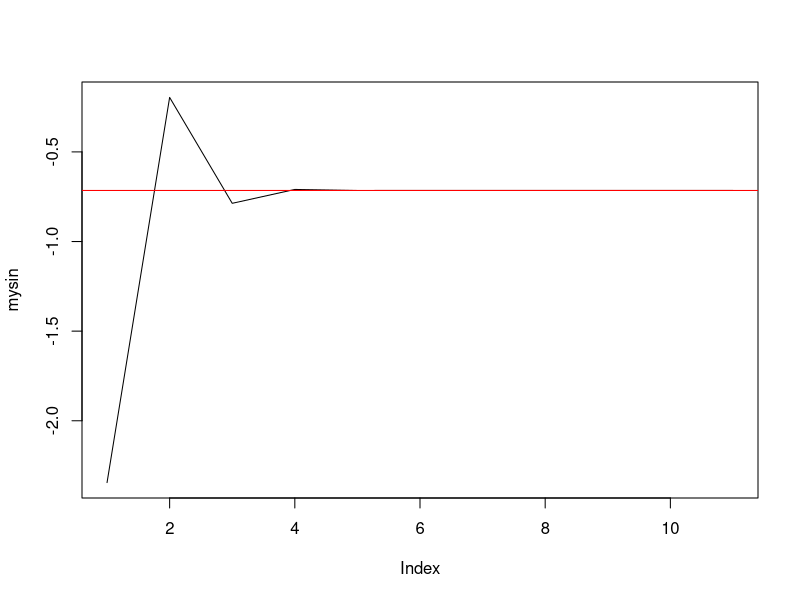

The R script that drew this image:
set.seed(1)

x = runif(1, -5, 5)
sin(x)


k = 0:10
mysin = (-1) ^ k * x ^ (2*k + 1) / factorial(2 * k + 1)
mysin = cumsum(mysin)

plot(mysin, type = 'l')
abline(h = sin(x), col = 'red')
